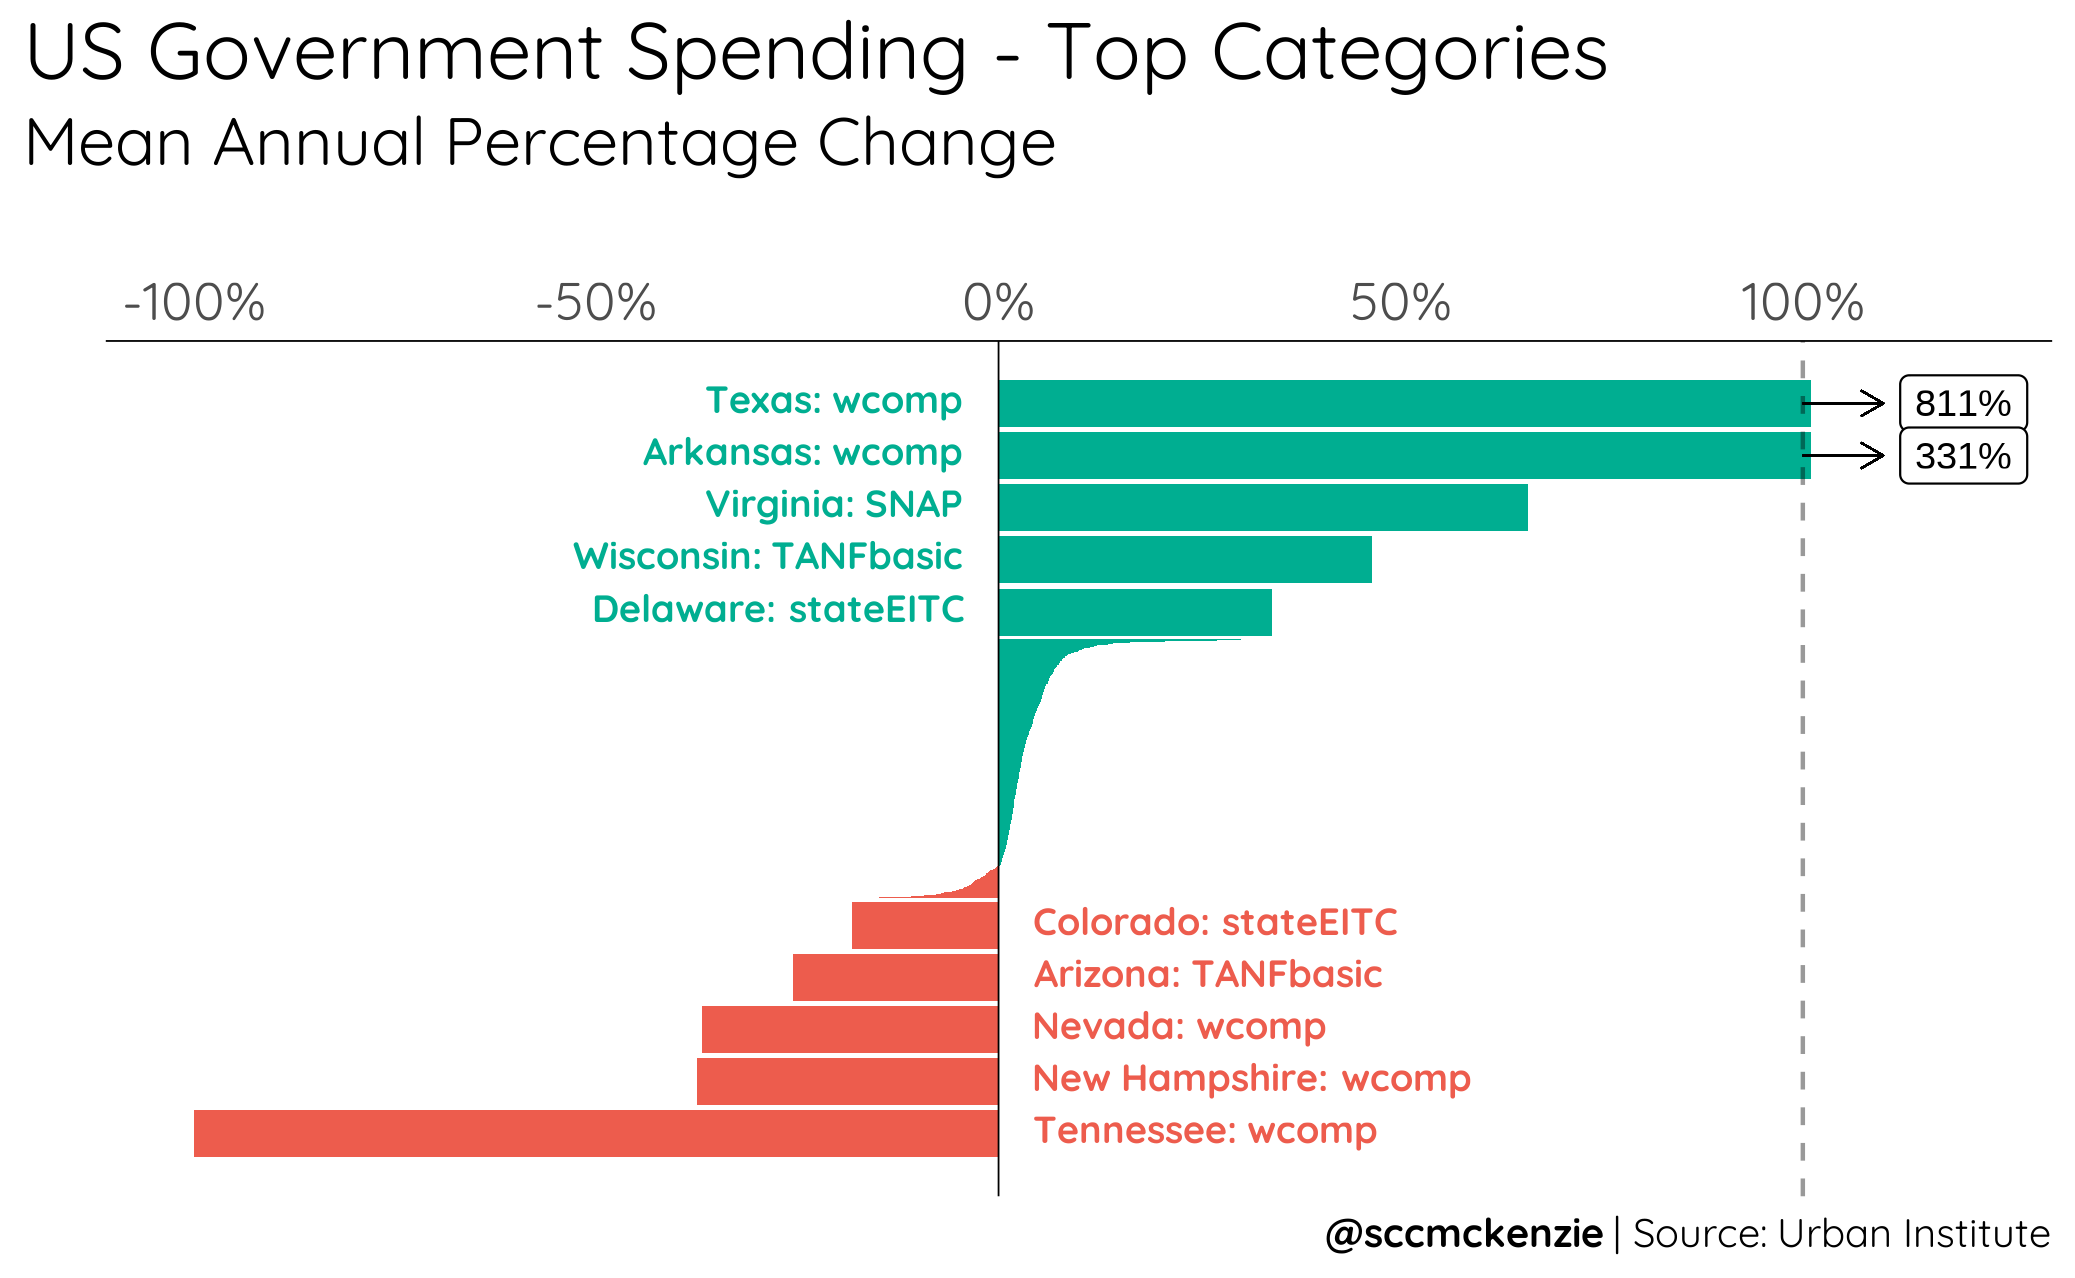

Write the R code that produced this figure.
library(tidyverse)
library(broom)
library(tidykids)
library(glue)
library(showtext)
library(ggtext)

tidykids_summary <- tidykids %>% 
  select(state:year, inf_adj_perchild) %>% 
  mutate(year = as.integer(year)) %>% 
  group_by(state, variable) %>% 
  arrange(year) %>% 
  mutate(percent_change = (inf_adj_perchild - lag(inf_adj_perchild))/lag(inf_adj_perchild)) %>% 
  filter(!is.na(percent_change),
         is.finite(percent_change)) %>% 
  summarize(mean_percent_change = mean(percent_change), .groups = "drop") %>% 
  arrange(desc(mean_percent_change))


s <- 5
offset <- 2

green <- "#00AE91"
red <- "#ED5C4D"

plot_data <- tidykids_summary %>%
  mutate(mean_percent_change = if_else(mean_percent_change > 1, 1.01, mean_percent_change)) %>% 
  mutate(x = c(seq(s + offset, 1 + offset), seq(0.475 + offset, -0.475 - offset, length = nrow(.) - s * 2), seq(-1 - offset, -s - offset)),
         width = c(rep(0.9, s), rep(0.01, nrow(.) - s * 2), rep(0.9, s)),
         increase = mean_percent_change > 0,
         label = case_when(
           row_number() %in% 1:s ~ glue("<b style = 'color:{green}'>{state}: {variable}</span>"),
           row_number() %in% (nrow(.) - s + 1):nrow(.) ~ glue("<b style = 'color:{red}'>{state}: {variable}</span>"),
           TRUE ~ NA_character_
         ),
         label_y = case_when(
           row_number() %in% 1:s ~ -0.025,
           row_number() %in% (nrow(.) - s + 1):nrow(.) ~ 0.025,
           TRUE ~ NA_real_
         ),
         hjust = case_when(
           row_number() %in% 1:s ~ "outward",
           row_number() %in% (nrow(.) - s + 1):nrow(.) ~ "inward",
           TRUE ~ NA_character_
         ))

# font_add_google("Quicksand")
# showtext_auto()
x11()
ggplot(plot_data) +
  geom_col(aes(x, mean_percent_change, fill = increase), width = plot_data$width, position = "dodge") +
  geom_hline(yintercept = 0, size = 0.2) +
  geom_richtext(aes(x = x, y = label_y, label = label), hjust = plot_data$hjust, family = "Quicksand", label.color = NA, fill = NA, size = 10) +
  geom_hline(yintercept = 1, linetype = 2, alpha = 0.4) +
  geom_segment(x = offset + s, xend = offset + s, y = 1, yend = 1.1, arrow = arrow(length = unit(0.03, "npc")), size = 0.2) +
  annotate("label", offset + s, 1.2, label = "811%", size = 10) +
  geom_segment(x = offset + s - 1, xend = offset + s - 1, y = 1, yend = 1.1, arrow = arrow(length = unit(0.03, "npc")), size = 0.2) +
  annotate("label", offset + s - 1, 1.2, label = "331%", size = 10) +
  scale_y_continuous(limits = c(-1, 1.2), position = "right", labels = scales::percent_format()) +
  coord_flip() +
  scale_fill_manual(values = c(red, green)) +
  labs(title = "US Government Spending - Top Categories",
       subtitle = "Mean Annual Percentage Change",
       x = "",
       y = "",
       caption = glue('<b>@sccmckenzie</b> | Source: Urban Institute')) +
  theme_minimal() +
  theme(axis.line.x = element_line(size = 0.2),
        axis.text.y = element_blank(),
        axis.text.x = element_text(size = 40),
        legend.position = "none",
        plot.title.position = "plot",
        panel.grid = element_blank(),
        text = element_text(family = "Quicksand", size = 50),
        plot.caption = element_markdown(size = 30))

ggsave(here::here("tidykids", "tidykids.png"), type = "cairo")
